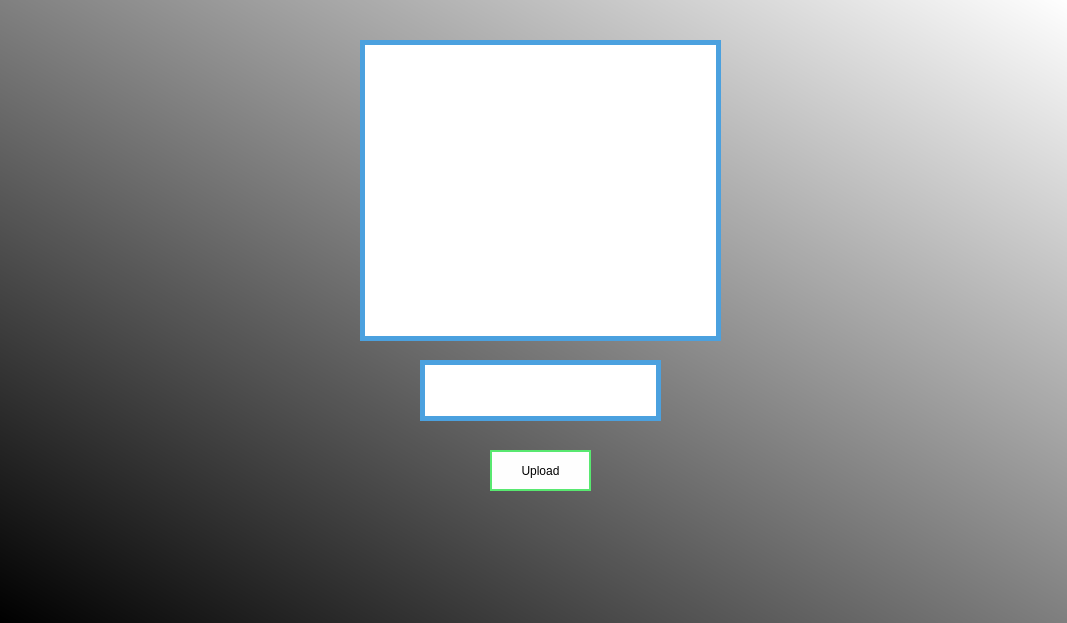
<?xml version="1.0" encoding="UTF-8"?>
<ui version="4.0">
 <class>MainWindow</class>
 <widget class="QMainWindow" name="MainWindow">
  <property name="geometry">
   <rect>
    <x>0</x>
    <y>0</y>
    <width>1067</width>
    <height>623</height>
   </rect>
  </property>
  <property name="windowTitle">
   <string>Gender Classifier</string>
  </property>
  <property name="autoFillBackground">
   <bool>false</bool>
  </property>
  <property name="styleSheet">
   <string notr="true">background-color: qlineargradient(spread:pad, x1:0, y1:1, x2:1, y2:0, stop:0 rgba(0, 0, 0, 255), stop:1 rgba(255, 255, 255, 255));</string>
  </property>
  <widget class="QWidget" name="centralwidget">
   <widget class="QPushButton" name="upload">
    <property name="geometry">
     <rect>
      <x>490</x>
      <y>450</y>
      <width>101</width>
      <height>41</height>
     </rect>
    </property>
    <property name="styleSheet">
     <string notr="true">QPushButton#upload{
color:black;
background-color:#fefefe;
border: 2px solid #58e870; border-radius:30px;
font: 12pt &quot;TImes New Roman&quot;;
}
QPushButton#upload:hover
{
   background-color:red;
	color:white;
}</string>
    </property>
    <property name="text">
     <string>Upload</string>
    </property>
   </widget>
   <widget class="QLabel" name="label">
    <property name="geometry">
     <rect>
      <x>360</x>
      <y>40</y>
      <width>361</width>
      <height>301</height>
     </rect>
    </property>
    <property name="styleSheet">
     <string notr="true">border: 5px solid #4ba1df;
background-color: rgb(255, 255, 255);
color:white;
font-size:20px;</string>
    </property>
    <property name="text">
     <string/>
    </property>
   </widget>
   <widget class="QTextBrowser" name="textBrowser">
    <property name="geometry">
     <rect>
      <x>420</x>
      <y>360</y>
      <width>241</width>
      <height>61</height>
     </rect>
    </property>
    <property name="styleSheet">
     <string notr="true">border: 5px solid #4ba1df;
background-color: rgb(255, 255, 255);
color:black;
font-size:20px;</string>
    </property>
   </widget>
  </widget>
  <action name="actionUpload_Image">
   <property name="text">
    <string>Upload Image</string>
   </property>
  </action>
  <action name="actionExit">
   <property name="text">
    <string>Exit</string>
   </property>
  </action>
 </widget>
 <resources/>
 <connections/>
</ui>
